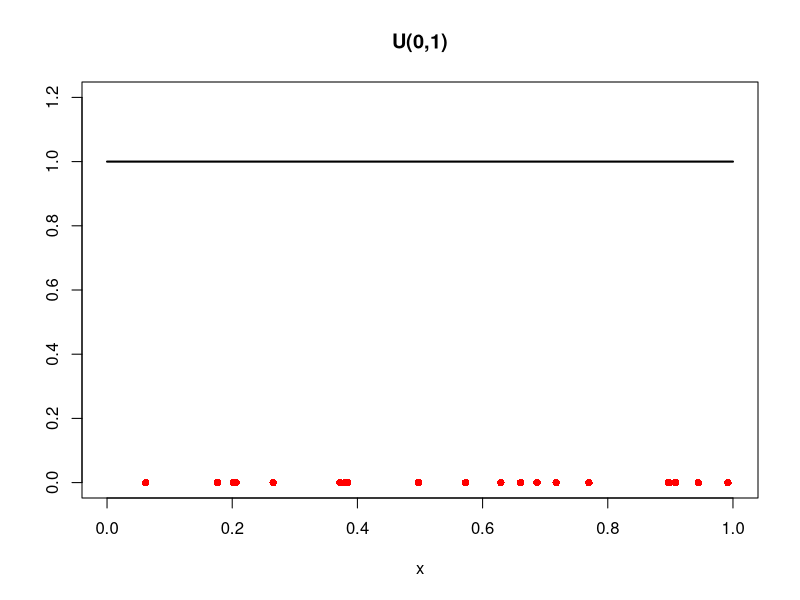
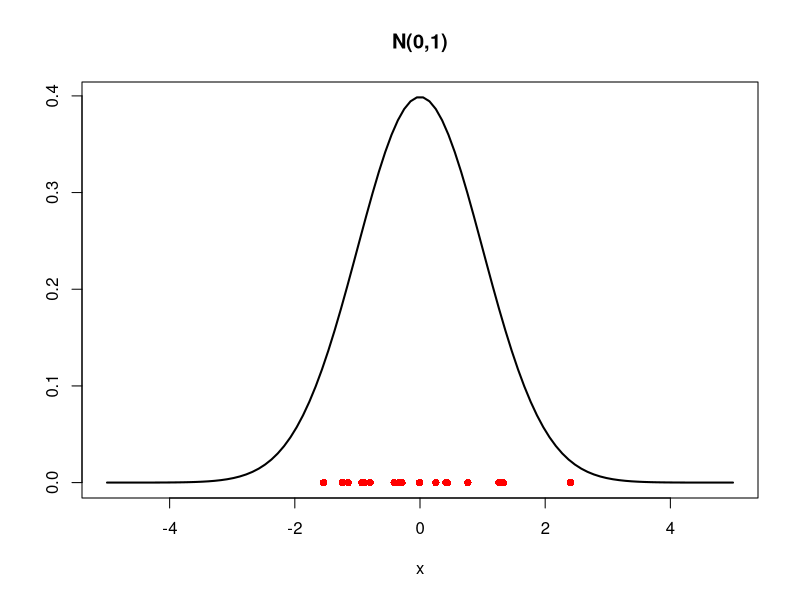
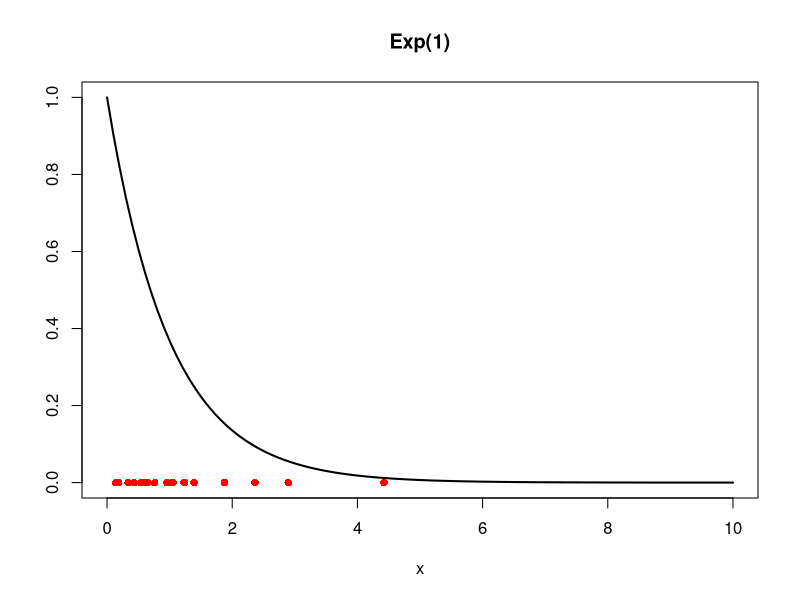
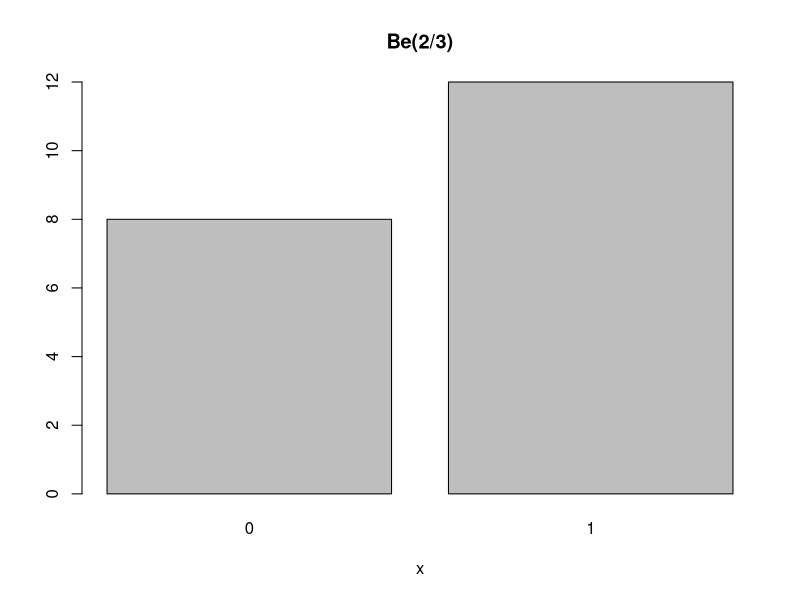
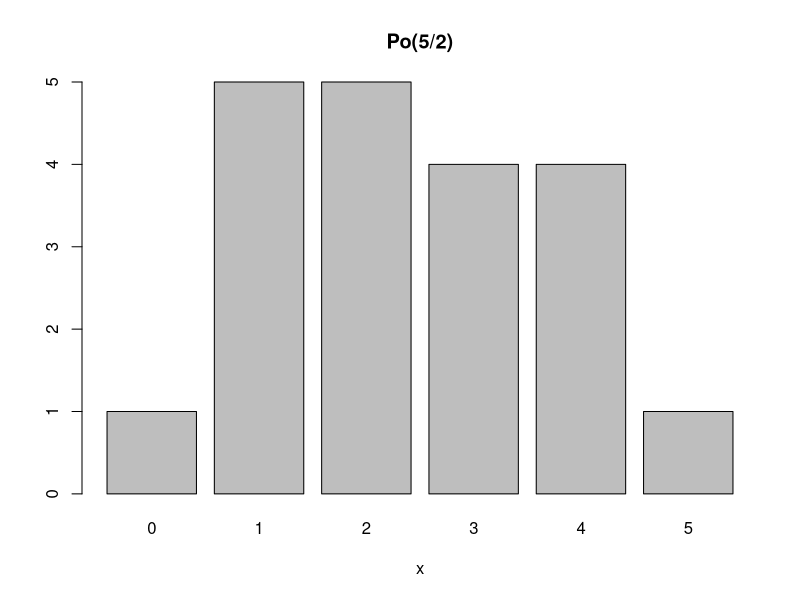
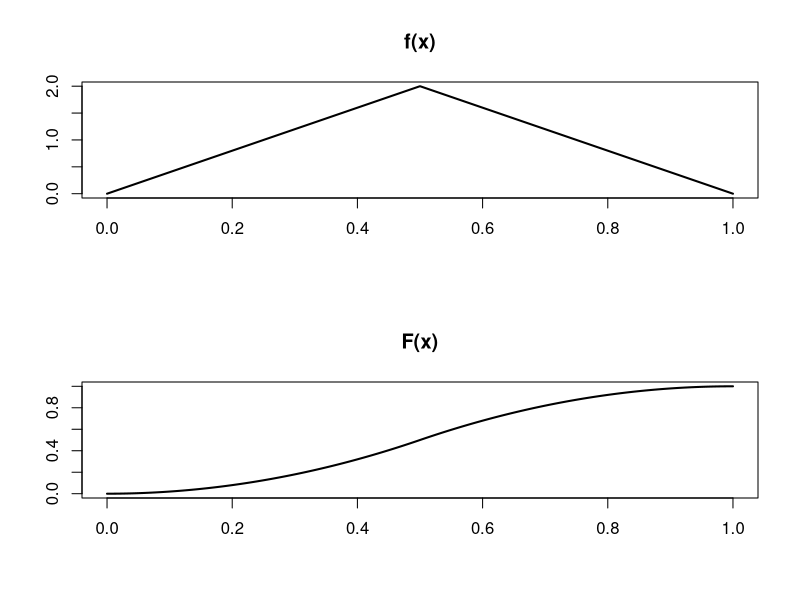
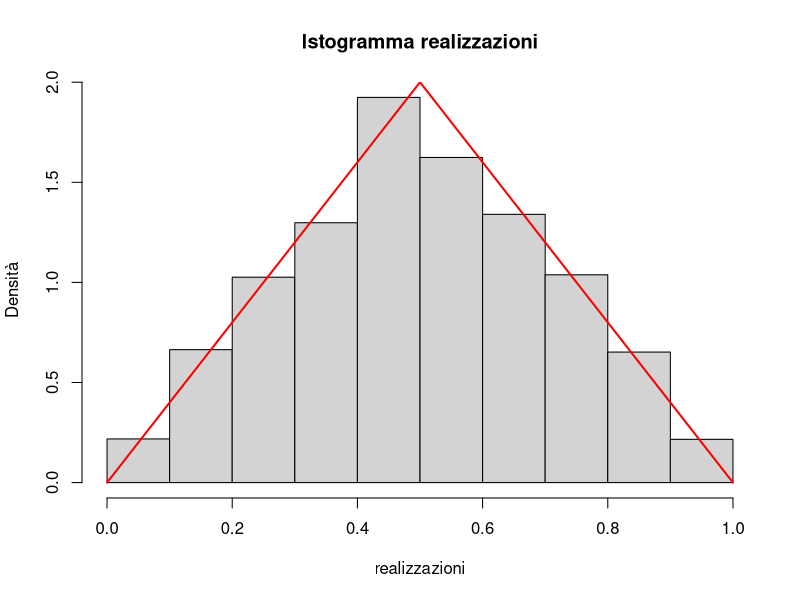
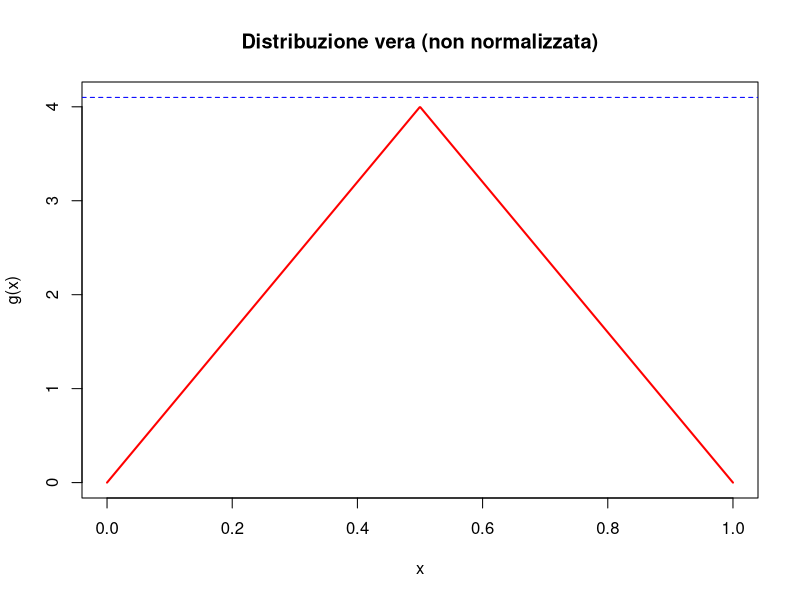

Reproduce these figures in R, in order.
#'###########################################################'#
#'#######               LABORATORIO 3                 #######'#
#'#######      CAMPIONAMENTO DI VARIABILI ALEATORIE   #######'#
#'#######         LEGGE DEI GRANDI NUMERI             #######'#
#'#######           INTEGRAZIONE MONTE CARLO          #######'#
# #######        TEOREMA CENTRALE DEL LIMITE          #######'#
#'###########################################################'#

##    0 - CAMPIONAMENTO DI VARIABILI ALEATORIE NOTE  ---------------------------
#    Uniforme, Normale, Esponenziale, Binomiale, Poisson 

rm( list = ls() )
graphics.off()

# Uniforme

# runif(n, a, b)        restituisce n realizzazioni di una U(a,b)
# dunif(x, a, b)        restituisce valore della funzione di Densità di Probabilità 
#                       di una U(a,b) valutata in x
# punif(x, a, b)        restituisce valore della funzione di Ripartizione
#                       di una U(a,b) valutata in x
# qunif(alpha, a, b)    restituisce valore del quantile di ordine alpha
#                       di una U(a,b)

rm(list=ls())
graphics.off()

set.seed(0) # riproducibilità

n = 20
x_unif = runif(n) # n realizzazioni di una U(0,1)
x_ = seq(from=0, to=1, length.out=100)

plot(x_, dunif(x_), type="l", lwd=2, 
     xlab="x",ylab="", main="U(0,1)", ylim=c(0,1.2))
points(x_unif, rep(0,n), pch=16, col="red")

# Normale

# rnorm(n, mu, sd)        restituisce n realizzazioni di una N(mu,sd^2)
# dnorm(x, mu, sd)        restituisce valore della funzione di Densità di Probabilità 
#                       di una N(mu,sd^2) valutata in x
# pnorm(x, mu, sd)        restituisce valore della funzione di Ripartizione
#                       di una N(mu,sd^2) valutata in x
# qnorm(alpha, mu, sd)    restituisce valore del quantile di ordine alpha
#                       di una N(mu,sd^2)

set.seed(0) # riproducibilità

n = 20
x_norm = rnorm(n) # n realizzazioni di una N(0,1)
x_ = seq(from=-5, to=5, length.out=100)

plot(x_, dnorm(x_), type="l", lwd=2, 
     xlab="x",ylab="", main="N(0,1)", ylim=c(0, max(dnorm(x_))))
points(x_norm, rep(0,n), pch=16, col="red")

# Esponenziale

# rexp(n, lambda)        restituisce n realizzazioni di una Exp(lambda)
# dexp(x, lambda)        restituisce valore della funzione di Densità di Probabilità 
#                       di una Exp(lambda) valutata in x
# pexp(x, lambda)        restituisce valore della funzione di Ripartizione
#                       di una Exp(lambda) valutata in x
# qexp(alpha, lambda)    restituisce valore del quantile di ordine alpha
#                       di una Exp(lambda)

set.seed(0) # riproducibilità

n = 20
lambda = 1
x_exp = rexp(n, lambda)     # n realizzazioni di una Exp(lambda)
x_ = seq(from=0, to=10, length.out=100)

plot(x_, dexp(x_,lambda), type="l", lwd=2, 
     xlab="x",ylab="", main="Exp(1)")
points(x_exp, rep(0,n), pch=16, col="red")


# Binomiale
# rbinom(n, N, p)        restituisce n realizzazioni di una Bi(N,p)
# dbinom(x, N, p)        restituisce valore della funzione di Densità di Probabilità 
#                        di una Bi(N,p) valutata in x
# pbinom(x, N, p)         restituisce valore della funzione di Ripartizione
#                         di una Bi(N,p) valutata in x
# qbinom(alpha, mu, sd)   restituisce valore del quantile di ordine alpha
#                         di una Bi(N,p)
# NB. se N == 1 -> Be(p)

set.seed(0) # riproducibilità

n = 20
N = 1
p = 2/3
x_bern = rbinom(n, size=N, prob = p)     # n realizzazioni di una Be(p)

barplot(table(x_bern),
        xlab="x",ylab="", main="Be(2/3)")

# Poisson
# rpois(n, lambda)      restituisce n realizzazioni di una Po(lambda)
# dpois(x, lambda)      restituisce valore della funzione di Densità di Probabilità 
#                        di una Po(lambda) valutata in x
# ppois(x, lambda)         restituisce valore della funzione di Ripartizione
#                         di una Po(lambda) valutata in x
# qpois(alpha, lambda)   restituisce valore del quantile di ordine alpha
#                         di una Po(lambda)

n = 20
lambda = 5/2
x_pois = rpois(n, lambda=lambda)     # n realizzazioni di una Po(lambda)

barplot(table(x_pois),
        xlab="x",ylab="", main="Po(5/2)")

## 1 - CAMPIONAMENTO DI VARIABILI ALEATORIE ------------------------------------
# Metodo della Funzione Inversa & Metodo di Accettazione/Rifiuto

# NB. user-defined function

nome_funzione = function(param1, param2, ...){
  
  #corpo funzione
  
  return(...)
}

somma = function(x = 0, y = 0){
  return(x + y)
}

somma(1,2)


### METODO DELLA FUNZIONE INVERSA ----------------------------------------------

### Esempio 1: Campionamento da v.a. Continua
# Vogliamo campionare da una v.a. che ha funzione di densità
# f(x) = 4x se x in [0, 1/2]; 4(1-x) se x in [0.5,1]

f = function(x){
  risultato = vector(mode="numeric", length = length(x))
  for(i in 1:length(x)){
    if(x[i] >= 0 & x[i] < 0.5) 
      risultato[i] = 4 * x[i]
    else if( x[i] > 0.5 & x[i] <=1) 
      risultato[i] =  4 * (1 - x[i]) 
    }
  return(risultato)
}
# Calcoliamo la funzione di ripartizione
# F(x) = 2x^2 se x in [0, 1/2]; (1-2*(1-x)^2) in (1/2, 1]
F_ = function(x){
  risultato = vector(mode="numeric", length = length(x))
  for(i in 1:length(x)){
    if(x[i] < 0)
      risultato[i] = 0.
    else if(x[i] >= 0 & x[i] < 0.5) 
      risultato[i] = 2 * x[i]^2
    else if( x[i] > 0.5 & x[i] <=1) 
      risultato[i] = 1 - 2 * (1-x[i])^2 
    else if (x[i] > 1)
      risultato[i] =1.
  }
  return(risultato)
} 

x = seq(0,1,length=1000)

dev.new()
par(mfrow=c(2,1))
plot(x, f(x), type="l", lwd=2,
     xlab="", ylab="", main="f(x)")
plot(x, F_(x), type="l", lwd=2,
     xlab="", ylab="", main="F(x)")

# Calcoliamo l' inversa della funzione di ripartizione
# F^-1(x) = sqrt(u/2) se x in [0, 1/2); 1 - sqrt((1-x)/2) se x in [1/2, 1] 
# Se U ~ U[0,1] -> X = F^-1(U) ~ f

F_inv = function(x){
  res = vector(mode="numeric", length = length(x))
  for(i in 1:length(x)){
    if( x[i] >=0 & x[i] < 1/2 ){
      res[i] = sqrt(x[i] / 2)
    }else if( x[i] >1/2 & x[i] <= 1 ){
      res[i] = 1 - sqrt( ( 1 - x[i] ) / 2)
    }
  }
  return(res)
}

# Campioniamo N realizzazioni da una distribuzione uniforme in [0,1]
# e mostriamo che l'istogramma di x = F^-1(u) approssima
# la densita' f.

set.seed(0) # riproducibilità

N = 5000
u = runif(N)

campione = F_inv(u)

# Istogramma realizzazioni con vera Densità
dev.new()
hist(campione, prob=T,
     main="Istogramma realizzazioni", 
     xlab= "realizzazioni", ylab="Densità")
lines(x, f(x), lwd=2, col='red')
# invece di "lines" avremmo potuto utilizzare: 
# points(x_, f, type="l", lwd=2, col="red")

### ACCEPT-REJECT METHOD -------------------------------------------------------

# Esempio 

# Vogliamo campionare da v.a. con densità di probabilità
# g(x) = 2*f(x), dove f(x) è la funzione definita nell'esercizio precedente 
# NB. integrale di g NON è 1
g = function(x){
  return(2*f(x))
}

x = seq(0,1,length=1000)

# Notiamo che g(x) <= M con M = 4.1
M = 4.1

dev.new()
plot(x, g(x), xlab='x', ylab='g(x)', ylim =c(0,4.1),
     main='Distribuzione vera (non normalizzata)', type='l',  lwd=2, col='red')
abline(h=M, lty=2, col='blue')

# Accept-reject loop
# calcoliamo l'efficienza

set.seed(0) # riproducibilità

N = 10000  # numero di realizzazioni
accettati <- vector(mode="numeric", length=N)
rifiutati = 0
for(i in 1:N){
  accetto = FALSE
  while(accetto == FALSE){
    xx = runif(n=1, min=0, max=1) # realizzazione da U[0,1]
    u = runif(n=1, min=0, max=M) # realizzazione da U[0,M]
    if(u <= g(xx) ){
      accettati[i] = xx            # se vale la condizione accetto
      accetto = TRUE               # il valore campionato
    }else{
      rifiutati = rifiutati + 1
    }
  }
}

efficienza = N/(rifiutati + N)
print(efficienza)

# Istogramma delle realizzazioni ottenute 
dev.new()
hist(accettati, ylim=c(0, M), prob=T, ylab="Densità",
     main="Istogramma realizzazioni accettate")
lines(x, g(x), xlab='x', ylab='g(x)', 
      type='l', lwd=2, col='red')
lines(x, f(x), xlab='x', ylab='f(x)', 
      type='l', lwd=2, col='forestgreen')
abline(h=M, lty=2, col='blue')
legend(0.85,3.5, legend = c("g(x)", "f(x)"), 
       lty = 1, lwd=4, 
       col=c("red", "forestgreen"))

# L'istogramma delle realizzazioni ottenute approssima la vera densità
# che non conosciamo in forma chiusa perchè non non sappiamo normalizzare la f(x) 

## 2 - LEGGE DEI GRANDI NUMERI ( LGN ) -----------------------------------------

rm( list = ls())
graphics.off()

# Legge dei grandi numeri:
# Se X1, ..., Xn sono variabili aleatorie indipendenti e identicamente distribuite
# con media mu e varianza finita sigma^2.
# Allora la loro media campionaria ( X1 + ... + Xn )/n
# converge in probabilita' a mu, per n che tende all'infinito.

# Simuliamo n lanci di una moneta truccata in cui la probabilità
# di ottenere testa è 0.7, e studiamo come la proporzione di casi
# in cui si ottiene testa cambi all'aumentare del numero di lanci.
# 
# Per la Legge dei Grandi Numeri ci aspettiamo che la proporzione di lanci
# in cui si ottiene testa (media campionaria degli esiti dei lanci)
# converga al valore teorico 0.7.

# Lancio una moneta: campionamento da una Bernoulli

n = 1000 # Numero di lanci 
p = 0.7  # Probabilita' di successo (successo = esce testa)

set.seed(314159) # riproducibilità risultati

dati.Be = rbinom(n, size = 1, prob = p )
# 'rbinom' genera n osservazioni di una Binom(1, p), quindi di una Be(p).

barplot(table( dati.Be ), main = 
          'Barplot frequenze assolute lanci moneta', 
        ylab = 'Frequenze assolute', 
        names.arg = c( 'Croce', 'Testa' ))

# Calcoliamo la media campionaria delle osservazioni (ovvero la proporzione di successi) 
# dopo 1 lancio, dopo 2 lanci, ... fino a $n$.

#Per calcolare la media campionaria dividiamo la somma cumulata, ottenuta tramite cumsum, 
# per il numero di lanci corrispondente

somma.Be = cumsum(dati.Be)

n.lanci = 1:n
media.camp = somma.Be/n.lanci

# Visualizziamo la media campionaria al variare del numero di lanci
# aggiungiamo una retta orizzontale (rossa) corrispondente al valore teorico di p.
dev.new()
plot(n.lanci, media.camp, type= 'l', lwd= 2,
     main= 'Simulazione: la Legge dei Grandi Numeri', xlab= 'numero lanci',
     ylab= 'proporzione di successi', ylim = c(0,1))
abline(h= p, col= 'red', lty=2, lwd=2)

## 3 - INTEGRAZIONE MONTE-CARLO ----------------------------------------------

# Calcolare integrale di
# f(x) = 4x se x in [0, 1/2]; 4(1-x) se x in [0.5,1] tramite integrazione MC.  

# Si chiede di:
# 1. verificare che l'integrale di $f(x)$ sia approssimativamente uguale a $1$.
# 2. Calcolare approssimativamente media e varianza della variabile aleatoria continua X
#    che ha come funzione di densità di probabilità la funzione f(x).

# Confrontare i risultati ottenuti campioanando i punti per la valutazione 
# da una U(0,1) e da una N(0.5,0.25^2)

# 1. verificare che l'integrale di $f(x)$ sia approssimativamente uguale a $1$.

f = function(x){
  risultato = vector(mode="numeric", length = length(x))
  for(i in 1:length(x)){
    if(x[i] >= 0 & x[i] < 0.5) 
      risultato[i] = 4 * x[i]
    else if( x[i] > 0.5 & x[i] <=1) 
      risultato[i] =  4 * (1 - x[i]) 
  }
  return(risultato)
}

x = seq(0,1,length=1000)
dev.new()
plot(x, f(x), type="l", lwd=2,
     xlab="", ylab="", main="f(x)")

set.seed(123) # riproducibilità
mu = 0.5
sigma = 0.25
n = 100
x_unif = runif(n)                 
x_norm = rnorm(n, mean=mu, sd=sigma)
I_unif = sum(f(x_unif))/n
I_norm = sum( f(x_norm) / dnorm(x_norm, mean=mu, sd=sigma) )/n

I_esatto = 1.

err_unif = abs(I_unif-I_esatto)
err_unif

err_norm = abs(I_norm-I_esatto)
err_norm

# Al variare di n (LGN)
set.seed(123)
n.max = 1000
x_unif = runif(n.max)                 
x_norm = rnorm(n.max, mean=mu, sd=sigma)
n = 1:n.max

I_unif = cumsum(f(x_unif))/n
I_norm = cumsum(f(x_norm)/dnorm(x_norm, mean=mu, sd=sigma)) / n

dev.new()
plot(n, I_unif, type="l", lwd=2, ylab="Approssimazione", xlab='n', 
     col="forestgreen")
points(n, I_norm, type="l", lwd=2, col="blue")
abline(h=I_esatto, col='red', lty=2, lwd=2)
legend(800, 1.2, legend = c("uniforme", "normale"), 
       col=c("forestgreen", "blue"), lty=1, lwd=4)

# 2. Calcolare approssimativamente media e varianza della variabile aleatoria continua X
#    che ha come funzione di densità di probabilità la funzione f(x).
# Nb. f(x) è la densità di una v.a. triangolare di parametri a=0, b=1, c=0.5
#     E[X] = (a+b+c)/3; Var(X) = ((a^2 + b^2 + c^2) - (ac + ab + bc))/18 
a=0; b=1; c=0.5;
media_esatta = (a+b+c)/3
var_esatta = ((a^2 + b^2 + c^2) - (a*c + a*b + b*c))/18

# E[X] = int x f(x) dx
media_unif = cumsum(x_unif * f(x_unif))/n
media_norm = cumsum(x_norm * f(x_norm)/dnorm(x_norm, mean=mu, sd=sigma)) / n

dev.new()
plot(n, media_unif, type="l", lwd=2, col="forestgreen", 
     ylab="Approssimazione", xlab='n', main="Valore Atteso")
points(n, media_norm, type="l", lwd=2, col="blue")
abline(h=media_esatta, col='red', lty=2, lwd=2)
legend(800, 0.6, legend = c("uniforme", "normale"), 
       col=c("forestgreen", "blue"), lty=1, lwd=4)

# Var(X) = E[X^2] -(E[X])^2

# E[X] = int x f(x) dx
momento_secondo_unif = cumsum(x_unif^2 * f(x_unif))/n
momento_secondo_norm = cumsum(x_norm^2 * f(x_norm)/dnorm(x_norm, mean=mu, sd=sigma)) / n

var_unif = momento_secondo_unif - media_unif^2
var_norm = momento_secondo_norm - media_norm^2

dev.new()
plot(n, var_unif, type="l", lwd=2, col="forestgreen", 
     ylab="Approssimazione", xlab='n', main="Varianza")
points(n, var_norm, type="l", lwd=2, col="blue")
abline(h=var_esatta, col='red', lty=2, lwd=2)
legend(800, 0.08, legend = c("uniforme", "normale"), 
       col=c("forestgreen", "blue"), lty=1, lwd=4)

## 5 - TEOREMA CENTRALE DEL LIMITE ( TCL ) -------------------------------------

rm(list = ls())
graphics.off()

# Teorema centrale del limite:
# Se X1, ..., Xn sono variabili aleatorie indipendenti e identicamente distribuite
# con media mu e varianza sigma^2.
# Allora la distribuzione di ( ( X1 + ... + Xn )/n-mu )/( sigma/sqrt( n ) )
# converge alla distribuzione di una normale standard N( 0, 1 ), per n che tende all'infinito.

# Inoltre, per il Teorema Centrale del Limite, la legge della somma di variabili aleatorie 
# indipendenti e identicamente distribuite converge alla distribuzione di una normale 
# di media n*mu e varianza n*sigma^2.
# 
# Studiamo la legge della somma di n variabili aleatorie indipendenti 
# con distribuzione Bernoulli di parametro p=0.7, al variare di n. 
# 
# NB. Si ricordi che nel caso considerato mu=p e sigma^2=p(1-p).
# 
# Per valutare la legge della somma, generiamo un certo numero N 
# di realizzazioni della somma e tracciamo un istogramma che viene confrontato 
# all'andamento della densità di probabilità di una N(np, np(1-p)). 

# NB. Generare $n$ variabili aleatorie Be(p) e calcolarne la somma è equivalente 
#     a generare una Bin(n,p).

# Per ogni valore di n generiamo N=500 realizzazioni di una Bin(n,p)
# in modo da avere N realizzazione della somma di n Bernoulli. 
# I dati generati sono salvati in un'unica matrice N x 4
# in cui la colonna j-esima contiene le N realizzazioni della Bin(n_j,p).

n = c(5, 50, 500, 5000) # Numero di variabili del campione che voglio simulare
p = 0.7 # Probabilita' di successo associata alla Bernoulli
N = 500 # Numero di realizzazioni per ciascuna variabile

set.seed(314159) # riproducibilità risultati

dati= matrix(0, nrow=N, ncol=length(n))
for(i in 1:length(n)){
  dati[,i]= rbinom(N, size= n[i], prob= p)
}

# Verifichiamo graficamente il Teorema Centrale del Limite:
# per ogni n considerato, tracciamo l'istogramma delle realizzazioni ottenute 
# per la somma di Bernoulli e sovrapponiamo la densità 
# di una N(np,np(1-p)).

dev.new()
par(mfrow=c(2,2))

x = seq(min(dati[,1]), max(dati[,1]), .01 )
media = n [ 1 ] * p
devstand = sqrt(n[1]*p*(1-p))
density = dnorm(x, mean= media, sd= devstand )

# Istogramma:
hist( dati[,1], prob = TRUE, main = 'TCL applicato a somma di Bernoulli\n n = 5',
      xlab = 'somma di n bernoulli',
      ylim = c(0,max(max(density), max(hist(dati[ ,1], plot= F)$density))),
      breaks = seq(min(dati[,1])-.5, max(dati[,1])+ .5, by= 1))
lines(x, density, col = 'red', lwd= 2)

x = seq( min(dati[,2]), max(dati[,2]), .01 )
media = n[2]*p
devstand = sqrt(n[2]*p*(1-p))
density = dnorm( x, mean = media, sd = devstand )
hist(dati[,2] , prob = TRUE, main = 'TCL applicato a somma di Bernoulli\n n = 50',
     xlab = 'somma di n bernoulli',
     ylim = c(0, max(max(density),max(hist(dati[,2],plot=F)$density))))
lines( x, density, col= 'red', lwd= 2 )

x = seq(min(dati[,3]), max(dati[,3]), .01 )
media = n[3]*p
devstand= sqrt( n[3]*p*(1-p))
density= dnorm(x, mean = media, sd = devstand)
hist( dati[,3], prob = TRUE, main = 'TCL applicato a somma di Bernoulli\n n = 500',
      xlab = 'somma di n bernoulli',
      ylim = c(0, max( max( density), max(hist(dati[,3], plot=F)$density))))
lines( x, density, col= 'red', lwd= 2)

x = seq(min(dati[,4]), max(dati[,4]), .01 )
media = n[4]*p
devstand = sqrt( n[4]*p*(1-p))
density = dnorm(x, mean = media, sd = devstand )
hist( dati[,4], prob = TRUE, main = 'TCL applicato a somma di Bernoulli\n n = 5000',
      xlab = 'somma di n bernoulli',
      ylim = c(0, max(max(density), max(hist(dati[,4], plot=F)$density))))
lines( x, density, col= 'red', lwd= 2)

# Si noti che per n grande risulta sempre meno evidente 
# la distinzione fra l'andamento dei quantili empirici della somma di Bernoulli 
# e quelli di una distribuzione gaussiana.


# Consideriamo la Media Campionaria delle n Bernoulli.
# Valutiamo al crescere di n l'approssimazione della Media Campionaria 
# con una Normale N(p,p(1-p)/n)

mean_ = matrix(0,nrow=N,ncol=length(n))

for(j in 1:length(n))
  mean_[,j]= dati[,j]/n[j]
mu = p
var = p*(1-p)

x_ = seq(from=0,to=1, length.out=1000)

dev.new()
par(mfrow=c(2,2))
for(i in 1:length(n)){
  density = dnorm(x_, mean=mu, sd=sqrt(var/n[i]))
  hist(mean_[,i], probability = TRUE,
       xlab="p", main=paste('TCL: Media Campionaria di Bernoulli\n','n = ',n[i],sep=""),
       xlim = c(0,1),
       ylim = c( 0, max(max(density),max(hist(mean_[,i],plot=F)$density))))
  lines(x_, density, col="red", lwd=2)
}
